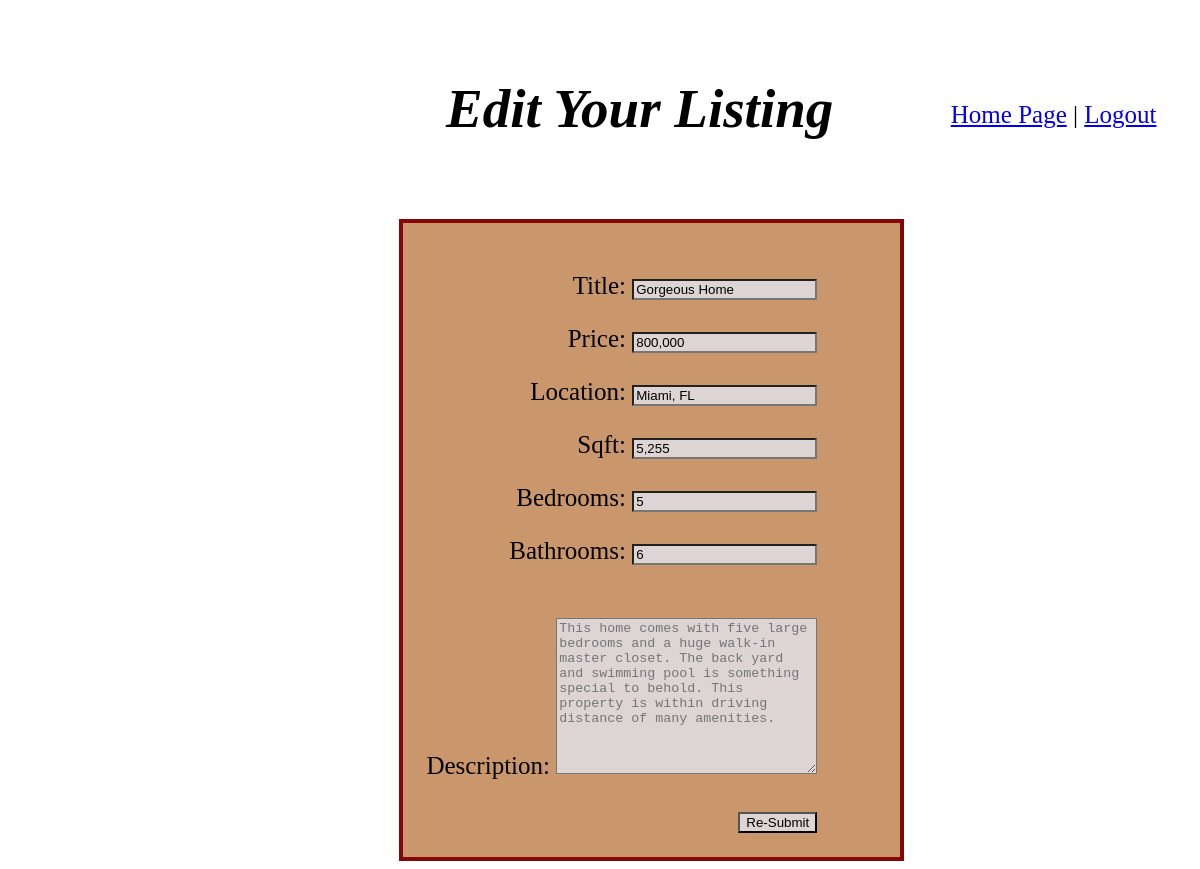
The app's page /editfaves/20 with its own data.
### myapp/models.py (models this page shows)
class Book(models.Model):
    title= models.CharField(max_length=255)
    location = models.CharField( max_length=255)
    description = models.TextField(max_length=300)
    price = models.CharField(default=0, max_length=255)
    bedrooms = models.IntegerField(default=0, validators=[MaxValueValidator(50),MinValueValidator(1)])
    bathrooms = models.IntegerField(default=0, validators=[MaxValueValidator(50),MinValueValidator(1)])
    sqft = models.CharField(default=0, max_length=150)
    poster = models.ForeignKey(User, related_name="books", on_delete=models.CASCADE, null=True)
    fav_books = models.ManyToManyField (User, related_name="saved_books")
    cover = models.ImageField(upload_to= 'books/covers/', null=True, blank=True)
    objects = PropManager()

### myapp/views.py (the view)
# urls.py: path('editfaves/<int:prop_id>', views.editfaves, name = "editpage"),
def editfaves(request, prop_id):
    home = Book.objects.get(id = prop_id)
    context={
        "home":home
    }
    return render(request, "edit.html", context)

### myapp/templates/edit.html (shortened to what this page needs)
<!DOCTYPE html>
<html lang="en">
<head>
</head>
<body><div class="container">
        <div class= "logout">
           <a href="/books">Home Page</a>   |   <a href="/">Logout</a>
        </div>
        <h2>Edit Your Listing</h2>
        <div class = "creation">
            <form action="/updateposting/{{home.id}}" method= "post">
                <div>
                    <p>Title:
                    <input type="text" value="{{home.title}}" name="title" id="title"></label>
                    </p>
                </div>
                <div>
                    <p>Price:
                    <input type="text" value="{{home.price}}" name="price" id="price"></label>
                    </p>
                </div>
                <div>
                    <p>Location:
                    <input type="text" value="{{home.location}}" name="location" id="location"></label>
                    </p>
                </div>
                <div>
                    <p>Sqft:
                    <input type="text" value="{{home.sqft}}" name="sqft" id="sqft"></label>
                    </p>
                </div>
                <div>
                    <p>Bedrooms:
                        <input type="text" value="{{home.bedrooms}}" name="bedrooms" id="bedrooms"></label>
                    </p>
                </div>
                <div>
                        <label for="bathrooms">Bathrooms:
                        <input type="text" value="{{home.bathrooms}}" name="bathrooms" id="bathrooms"></label>
                </div>
                <br>
                <div>
                    <p>Description:
                    <textarea name="description" placeholder="{{home.description}}" id="" cols="30" rows="10"></textarea>
                    </p>
                </div>
                    <input type="submit" value="Re-Submit">
            </form>
        </div>
    </div>
</body>
</html>

### myapp/templates/edit.html (style rules this page uses)
.logout { float:right; padding: 3%; }
h2 { font-size: 55px; font-style:oblique; display: inline block; padding-top:1%; padding-left: 37%; }
.creation { display: inline-block; border: solid 4px rgb(133, 6, 6); text-align:right; padding: 2%; padding-right: 7%; margin-left:33%; margin-top: 2.8%; background-color: #ca976d; }
body { background-image: url(https://images.pexels.com/photos/1227515/pexels-photo-1227515.jpeg?auto=compress&cs=tinysrgb&dpr=1&w=500); background-size: cover; background-attachment:fixed; font-family:'Times New Roman', Times, serif; padding-top: 1%; color: black; font-size: 25px; }
input { background-color: #ddd4d4; }
textarea { background-color: #ddd4d4; }

### records on screen
Book: title "Gorgeous Home", price "800,000", location "Miami, FL", sqft "5,255", bedrooms "5", bathrooms "6", description "This home comes with five large bedrooms and a huge walk-in master closet. The back yard and swimming pool is something special to behold. This property is within driving distance of many amenities."
